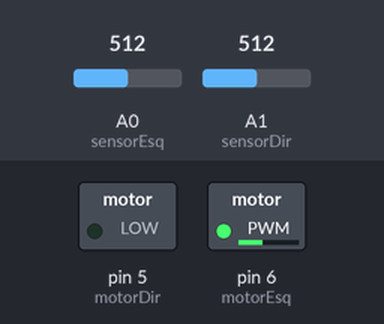
The sketch below on a simulated Arduino Uno, built with avr-gcc and run on an emulated ATmega328P. Shown: switched loads named in the sketch (green lamp = pin HIGH). Inputs (shaded band) come from the test bench; at power-on: A1 (sensorDir) = 512, A0 (sensorEsq) = 512.

Above: at 1.2 s.
1.3 s: A1 (sensorDir) set to 208
2.8 s: A1 (sensorDir) set to 183
At 3.3 s:
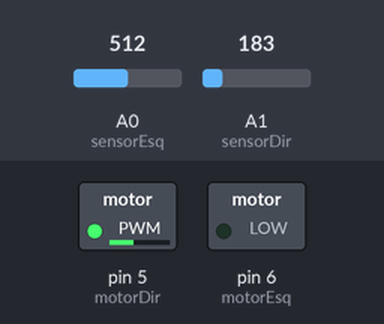
4.3 s: A1 (sensorDir) set to 306
At 5.5 s:
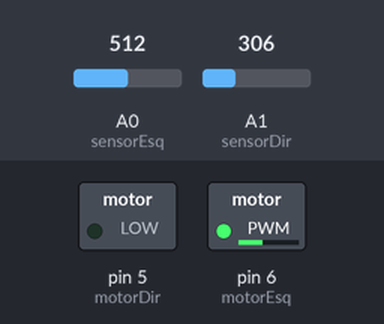
5.8 s: A1 (sensorDir) set to 122
At 6.8 s:
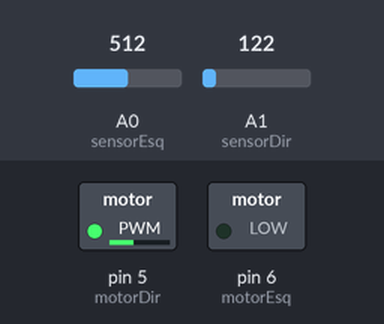
Timing chart, 0 to 8.3 s (numbered marks = the images above; inputs shaded):
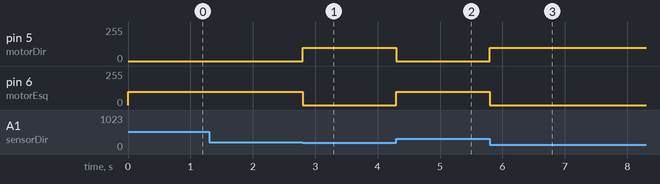

The sketch:

Escopo.ino
```cpp
/*
	Projeto de extensão - Robótica educacional
	Escopo algoritmo - Robô seguidor de linha
*/
#define sensorDir A1 // analogico 1
#define sensorEsq A0 // analogico 0

#define INTERVALO 200 // Intervalo de cor < 200 branco > preto
#define VELOCIDADE 100
#define PARADO 0

int motorDir = 5;
int motorEsq = 6;

int ESQUERDA;
int DIREITA;


void setup(){

  Serial.begin(9600); //#include <stdio.h>

  pinMode(motorDir, OUTPUT);
  pinMode(motorEsq, OUTPUT);

  Frente();
}

//int main()
void loop() {

  ESQUERDA = analogRead(sensorEsq); // Leitura do sensor infravermelho esquerdo
  DIREITA = analogRead(sensorDir); // Leitura do sensor infravermelho direito

	if((DIREITA < INTERVALO) && (ESQUERDA < INTERVALO))
		Frente();

	else if(DIREITA > INTERVALO) {
		Horario();
		while(1){
			ESQUERDA = analogRead(sensorEsq); // Leitura do sensor infravermelho esquerdo
			if(ESQUERDA > INTERVALO) break;
		}
	}

  else if(ESQUERDA > INTERVALO) {
    Antihorario();
    while(1){
      DIREITA = analogRead(sensorDir); //Leitura do sensor infravermelho esquerdo
      if(DIREITA > INTERVALO) break;
    }
  }

}

//Robô caminha para frente
void Frente() {
	analogWrite(motorDir, VELOCIDADE);
	analogWrite(motorEsq, VELOCIDADE);
}

//Robô gira no sentido anti-horario
void Antihorario() {
	analogWrite(motorDir, VELOCIDADE);
	analogWrite(motorEsq, PARADO);
}

//Robô gira no sentido horário
void Horario() {
	analogWrite(motorDir, PARADO);
	analogWrite(motorEsq, VELOCIDADE);
}

//Robô permanece em repouso
void Parar() {
	analogWrite(motorDir, PARADO);
	analogWrite(motorEsq, PARADO);
}
```

Measured:
- the behaviour switches between 201 and 200 on A1 (sensorDir) (found by bisection; images 0 and 1)
- after the input at 1.3 s, every drawn part: stays the same
- after the input at 2.8 s, pin 5 (motorDir): 0/255 → 100/255 at once; pin 6 (motorEsq): 100/255 → 0/255 at once
- after the input at 4.3 s, pin 5 (motorDir): 100/255 → 0/255 at once; pin 6 (motorEsq): 0/255 → 100/255 at once
- after the input at 5.8 s, pin 5 (motorDir): 0/255 → 100/255 at once; pin 6 (motorEsq): 100/255 → 0/255 at once
